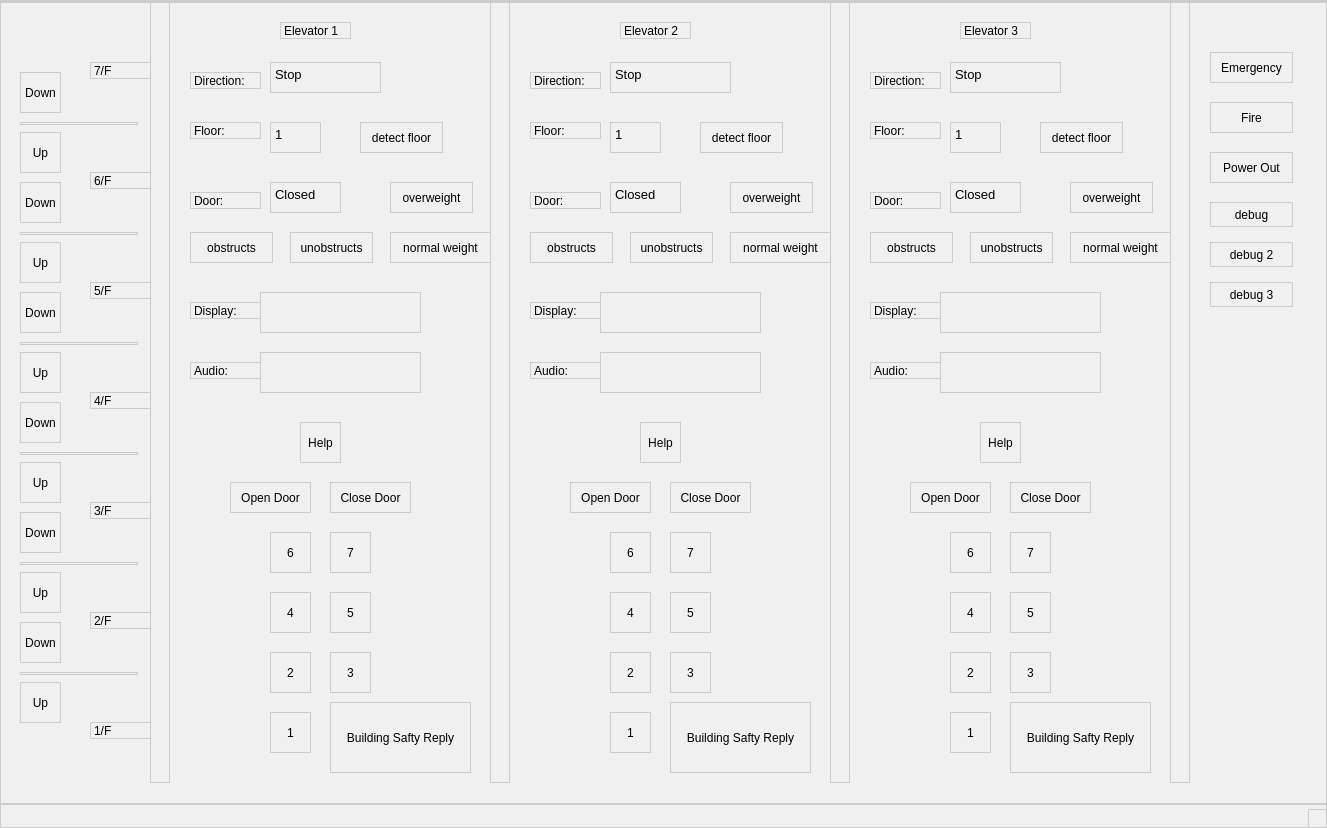
<?xml version="1.0" encoding="UTF-8"?>
<ui version="4.0">
 <class>MainWindow</class>
 <widget class="QMainWindow" name="MainWindow">
  <property name="geometry">
   <rect>
    <x>0</x>
    <y>0</y>
    <width>1327</width>
    <height>828</height>
   </rect>
  </property>
  <property name="cursor">
   <cursorShape>ArrowCursor</cursorShape>
  </property>
  <property name="windowTitle">
   <string>MainWindow</string>
  </property>
  <property name="styleSheet">
   <string notr="true">background-color: #f0f0f0;
color: #000000;
border: 1px solid #cccccc;</string>
  </property>
  <widget class="QWidget" name="centralwidget">
   <widget class="QPushButton" name="floor_up_button_1">
    <property name="geometry">
     <rect>
      <x>20</x>
      <y>680</y>
      <width>41</width>
      <height>41</height>
     </rect>
    </property>
    <property name="text">
     <string>Up</string>
    </property>
   </widget>
   <widget class="QPushButton" name="floor_down_button_2">
    <property name="geometry">
     <rect>
      <x>20</x>
      <y>620</y>
      <width>41</width>
      <height>41</height>
     </rect>
    </property>
    <property name="text">
     <string>Down</string>
    </property>
   </widget>
   <widget class="QPushButton" name="floor_up_button_2">
    <property name="geometry">
     <rect>
      <x>20</x>
      <y>570</y>
      <width>41</width>
      <height>41</height>
     </rect>
    </property>
    <property name="text">
     <string>Up</string>
    </property>
   </widget>
   <widget class="QPushButton" name="floor_down_button_3">
    <property name="geometry">
     <rect>
      <x>20</x>
      <y>510</y>
      <width>41</width>
      <height>41</height>
     </rect>
    </property>
    <property name="text">
     <string>Down</string>
    </property>
   </widget>
   <widget class="QPushButton" name="floor_up_button_3">
    <property name="geometry">
     <rect>
      <x>20</x>
      <y>460</y>
      <width>41</width>
      <height>41</height>
     </rect>
    </property>
    <property name="text">
     <string>Up</string>
    </property>
   </widget>
   <widget class="QPushButton" name="floor_down_button_4">
    <property name="geometry">
     <rect>
      <x>20</x>
      <y>400</y>
      <width>41</width>
      <height>41</height>
     </rect>
    </property>
    <property name="text">
     <string>Down</string>
    </property>
   </widget>
   <widget class="QPushButton" name="floor_up_button_4">
    <property name="geometry">
     <rect>
      <x>20</x>
      <y>350</y>
      <width>41</width>
      <height>41</height>
     </rect>
    </property>
    <property name="text">
     <string>Up</string>
    </property>
   </widget>
   <widget class="QPushButton" name="floor_down_button_5">
    <property name="geometry">
     <rect>
      <x>20</x>
      <y>290</y>
      <width>41</width>
      <height>41</height>
     </rect>
    </property>
    <property name="text">
     <string>Down</string>
    </property>
   </widget>
   <widget class="QPushButton" name="floor_up_button_5">
    <property name="geometry">
     <rect>
      <x>20</x>
      <y>240</y>
      <width>41</width>
      <height>41</height>
     </rect>
    </property>
    <property name="text">
     <string>Up</string>
    </property>
   </widget>
   <widget class="QPushButton" name="floor_down_button_6">
    <property name="geometry">
     <rect>
      <x>20</x>
      <y>180</y>
      <width>41</width>
      <height>41</height>
     </rect>
    </property>
    <property name="text">
     <string>Down</string>
    </property>
   </widget>
   <widget class="QPushButton" name="floor_up_button_6">
    <property name="geometry">
     <rect>
      <x>20</x>
      <y>130</y>
      <width>41</width>
      <height>41</height>
     </rect>
    </property>
    <property name="text">
     <string>Up</string>
    </property>
   </widget>
   <widget class="QPushButton" name="floor_down_button_7">
    <property name="geometry">
     <rect>
      <x>20</x>
      <y>70</y>
      <width>41</width>
      <height>41</height>
     </rect>
    </property>
    <property name="autoFillBackground">
     <bool>false</bool>
    </property>
    <property name="text">
     <string>Down</string>
    </property>
    <property name="flat">
     <bool>false</bool>
    </property>
   </widget>
   <widget class="QLabel" name="floor_1">
    <property name="geometry">
     <rect>
      <x>90</x>
      <y>720</y>
      <width>62</width>
      <height>17</height>
     </rect>
    </property>
    <property name="text">
     <string>1/F</string>
    </property>
   </widget>
   <widget class="QLabel" name="floor_2">
    <property name="geometry">
     <rect>
      <x>90</x>
      <y>610</y>
      <width>62</width>
      <height>17</height>
     </rect>
    </property>
    <property name="text">
     <string>2/F</string>
    </property>
   </widget>
   <widget class="QLabel" name="floor_3">
    <property name="geometry">
     <rect>
      <x>90</x>
      <y>500</y>
      <width>62</width>
      <height>17</height>
     </rect>
    </property>
    <property name="text">
     <string>3/F</string>
    </property>
   </widget>
   <widget class="QLabel" name="floor_4">
    <property name="geometry">
     <rect>
      <x>90</x>
      <y>390</y>
      <width>62</width>
      <height>17</height>
     </rect>
    </property>
    <property name="text">
     <string>4/F</string>
    </property>
   </widget>
   <widget class="QLabel" name="floor_5">
    <property name="geometry">
     <rect>
      <x>90</x>
      <y>280</y>
      <width>62</width>
      <height>17</height>
     </rect>
    </property>
    <property name="text">
     <string>5/F</string>
    </property>
   </widget>
   <widget class="QLabel" name="floor_6">
    <property name="geometry">
     <rect>
      <x>90</x>
      <y>170</y>
      <width>62</width>
      <height>17</height>
     </rect>
    </property>
    <property name="text">
     <string>6/F</string>
    </property>
   </widget>
   <widget class="QLabel" name="floor_7">
    <property name="geometry">
     <rect>
      <x>90</x>
      <y>60</y>
      <width>62</width>
      <height>17</height>
     </rect>
    </property>
    <property name="text">
     <string>7/F</string>
    </property>
   </widget>
   <widget class="Line" name="line">
    <property name="geometry">
     <rect>
      <x>20</x>
      <y>120</y>
      <width>118</width>
      <height>3</height>
     </rect>
    </property>
    <property name="orientation">
     <enum>Qt::Orientation::Horizontal</enum>
    </property>
   </widget>
   <widget class="Line" name="line_2">
    <property name="geometry">
     <rect>
      <x>20</x>
      <y>230</y>
      <width>118</width>
      <height>3</height>
     </rect>
    </property>
    <property name="orientation">
     <enum>Qt::Orientation::Horizontal</enum>
    </property>
   </widget>
   <widget class="Line" name="line_3">
    <property name="geometry">
     <rect>
      <x>20</x>
      <y>340</y>
      <width>118</width>
      <height>3</height>
     </rect>
    </property>
    <property name="orientation">
     <enum>Qt::Orientation::Horizontal</enum>
    </property>
   </widget>
   <widget class="Line" name="line_4">
    <property name="geometry">
     <rect>
      <x>20</x>
      <y>450</y>
      <width>118</width>
      <height>3</height>
     </rect>
    </property>
    <property name="orientation">
     <enum>Qt::Orientation::Horizontal</enum>
    </property>
   </widget>
   <widget class="Line" name="line_5">
    <property name="geometry">
     <rect>
      <x>20</x>
      <y>560</y>
      <width>118</width>
      <height>3</height>
     </rect>
    </property>
    <property name="orientation">
     <enum>Qt::Orientation::Horizontal</enum>
    </property>
   </widget>
   <widget class="Line" name="line_6">
    <property name="geometry">
     <rect>
      <x>20</x>
      <y>670</y>
      <width>118</width>
      <height>3</height>
     </rect>
    </property>
    <property name="orientation">
     <enum>Qt::Orientation::Horizontal</enum>
    </property>
   </widget>
   <widget class="Line" name="line_7">
    <property name="geometry">
     <rect>
      <x>150</x>
      <y>0</y>
      <width>20</width>
      <height>781</height>
     </rect>
    </property>
    <property name="orientation">
     <enum>Qt::Orientation::Vertical</enum>
    </property>
   </widget>
   <widget class="QLabel" name="elevator_1">
    <property name="geometry">
     <rect>
      <x>280</x>
      <y>20</y>
      <width>71</width>
      <height>17</height>
     </rect>
    </property>
    <property name="text">
     <string>Elevator 1</string>
    </property>
   </widget>
   <widget class="QLabel" name="direction_label_1">
    <property name="geometry">
     <rect>
      <x>190</x>
      <y>70</y>
      <width>71</width>
      <height>17</height>
     </rect>
    </property>
    <property name="text">
     <string>Direction:</string>
    </property>
   </widget>
   <widget class="QLabel" name="floor_label_1">
    <property name="geometry">
     <rect>
      <x>190</x>
      <y>120</y>
      <width>71</width>
      <height>17</height>
     </rect>
    </property>
    <property name="text">
     <string>Floor:</string>
    </property>
   </widget>
   <widget class="QTextBrowser" name="direction_display_1">
    <property name="geometry">
     <rect>
      <x>270</x>
      <y>60</y>
      <width>111</width>
      <height>31</height>
     </rect>
    </property>
    <property name="html">
     <string>&lt;!DOCTYPE HTML PUBLIC &quot;-//W3C//DTD HTML 4.0//EN&quot; &quot;http://www.w3.org/TR/REC-html40/strict.dtd&quot;&gt;
&lt;html&gt;&lt;head&gt;&lt;meta name=&quot;qrichtext&quot; content=&quot;1&quot; /&gt;&lt;meta charset=&quot;utf-8&quot; /&gt;&lt;style type=&quot;text/css&quot;&gt;
p, li { white-space: pre-wrap; }
hr { height: 1px; border-width: 0; }
li.unchecked::marker { content: &quot;\2610&quot;; }
li.checked::marker { content: &quot;\2612&quot;; }
&lt;/style&gt;&lt;/head&gt;&lt;body style=&quot; font-family:'Segoe UI'; font-size:9pt; font-weight:400; font-style:normal;&quot;&gt;
&lt;p style=&quot; margin-top:0px; margin-bottom:0px; margin-left:0px; margin-right:0px; -qt-block-indent:0; text-indent:0px;&quot;&gt;&lt;span style=&quot; font-family:'Sans'; font-size:10pt;&quot;&gt;Stop&lt;/span&gt;&lt;/p&gt;&lt;/body&gt;&lt;/html&gt;</string>
    </property>
   </widget>
   <widget class="QTextBrowser" name="floor_display_1">
    <property name="geometry">
     <rect>
      <x>270</x>
      <y>120</y>
      <width>51</width>
      <height>31</height>
     </rect>
    </property>
    <property name="html">
     <string>&lt;!DOCTYPE HTML PUBLIC &quot;-//W3C//DTD HTML 4.0//EN&quot; &quot;http://www.w3.org/TR/REC-html40/strict.dtd&quot;&gt;
&lt;html&gt;&lt;head&gt;&lt;meta name=&quot;qrichtext&quot; content=&quot;1&quot; /&gt;&lt;meta charset=&quot;utf-8&quot; /&gt;&lt;style type=&quot;text/css&quot;&gt;
p, li { white-space: pre-wrap; }
hr { height: 1px; border-width: 0; }
li.unchecked::marker { content: &quot;\2610&quot;; }
li.checked::marker { content: &quot;\2612&quot;; }
&lt;/style&gt;&lt;/head&gt;&lt;body style=&quot; font-family:'Segoe UI'; font-size:9pt; font-weight:400; font-style:normal;&quot;&gt;
&lt;p style=&quot; margin-top:0px; margin-bottom:0px; margin-left:0px; margin-right:0px; -qt-block-indent:0; text-indent:0px;&quot;&gt;&lt;span style=&quot; font-family:'Sans'; font-size:10pt;&quot;&gt;1&lt;/span&gt;&lt;/p&gt;&lt;/body&gt;&lt;/html&gt;</string>
    </property>
   </widget>
   <widget class="QLabel" name="door_label_1">
    <property name="geometry">
     <rect>
      <x>190</x>
      <y>190</y>
      <width>71</width>
      <height>17</height>
     </rect>
    </property>
    <property name="text">
     <string>Door:</string>
    </property>
   </widget>
   <widget class="QTextBrowser" name="door_display_1">
    <property name="geometry">
     <rect>
      <x>270</x>
      <y>180</y>
      <width>71</width>
      <height>31</height>
     </rect>
    </property>
    <property name="html">
     <string>&lt;!DOCTYPE HTML PUBLIC &quot;-//W3C//DTD HTML 4.0//EN&quot; &quot;http://www.w3.org/TR/REC-html40/strict.dtd&quot;&gt;
&lt;html&gt;&lt;head&gt;&lt;meta name=&quot;qrichtext&quot; content=&quot;1&quot; /&gt;&lt;meta charset=&quot;utf-8&quot; /&gt;&lt;style type=&quot;text/css&quot;&gt;
p, li { white-space: pre-wrap; }
hr { height: 1px; border-width: 0; }
li.unchecked::marker { content: &quot;\2610&quot;; }
li.checked::marker { content: &quot;\2612&quot;; }
&lt;/style&gt;&lt;/head&gt;&lt;body style=&quot; font-family:'Segoe UI'; font-size:9pt; font-weight:400; font-style:normal;&quot;&gt;
&lt;p style=&quot; margin-top:0px; margin-bottom:0px; margin-left:0px; margin-right:0px; -qt-block-indent:0; text-indent:0px;&quot;&gt;&lt;span style=&quot; font-family:'Sans'; font-size:10pt;&quot;&gt;Closed&lt;/span&gt;&lt;/p&gt;&lt;/body&gt;&lt;/html&gt;</string>
    </property>
   </widget>
   <widget class="QPushButton" name="detect_floor_1">
    <property name="geometry">
     <rect>
      <x>360</x>
      <y>120</y>
      <width>83</width>
      <height>31</height>
     </rect>
    </property>
    <property name="text">
     <string>detect floor</string>
    </property>
   </widget>
   <widget class="QPushButton" name="door_obstruct_1">
    <property name="geometry">
     <rect>
      <x>190</x>
      <y>230</y>
      <width>83</width>
      <height>31</height>
     </rect>
    </property>
    <property name="text">
     <string>obstructs</string>
    </property>
   </widget>
   <widget class="QPushButton" name="door_unobstruct_1">
    <property name="geometry">
     <rect>
      <x>290</x>
      <y>230</y>
      <width>83</width>
      <height>31</height>
     </rect>
    </property>
    <property name="text">
     <string>unobstructs</string>
    </property>
   </widget>
   <widget class="QPushButton" name="overweight_1">
    <property name="geometry">
     <rect>
      <x>390</x>
      <y>180</y>
      <width>83</width>
      <height>31</height>
     </rect>
    </property>
    <property name="text">
     <string>overweight</string>
    </property>
   </widget>
   <widget class="QLabel" name="display_label_1">
    <property name="geometry">
     <rect>
      <x>190</x>
      <y>300</y>
      <width>71</width>
      <height>17</height>
     </rect>
    </property>
    <property name="text">
     <string>Display:</string>
    </property>
   </widget>
   <widget class="QTextBrowser" name="display_box_1">
    <property name="geometry">
     <rect>
      <x>260</x>
      <y>290</y>
      <width>161</width>
      <height>41</height>
     </rect>
    </property>
    <property name="html">
     <string>&lt;!DOCTYPE HTML PUBLIC &quot;-//W3C//DTD HTML 4.0//EN&quot; &quot;http://www.w3.org/TR/REC-html40/strict.dtd&quot;&gt;
&lt;html&gt;&lt;head&gt;&lt;meta name=&quot;qrichtext&quot; content=&quot;1&quot; /&gt;&lt;meta charset=&quot;utf-8&quot; /&gt;&lt;style type=&quot;text/css&quot;&gt;
p, li { white-space: pre-wrap; }
hr { height: 1px; border-width: 0; }
li.unchecked::marker { content: &quot;\2610&quot;; }
li.checked::marker { content: &quot;\2612&quot;; }
&lt;/style&gt;&lt;/head&gt;&lt;body style=&quot; font-family:'Segoe UI'; font-size:9pt; font-weight:400; font-style:normal;&quot;&gt;
&lt;p style=&quot;-qt-paragraph-type:empty; margin-top:0px; margin-bottom:0px; margin-left:0px; margin-right:0px; -qt-block-indent:0; text-indent:0px; font-family:'Sans'; font-size:10pt;&quot;&gt;&lt;br /&gt;&lt;/p&gt;&lt;/body&gt;&lt;/html&gt;</string>
    </property>
   </widget>
   <widget class="QLabel" name="audio_label_1">
    <property name="geometry">
     <rect>
      <x>190</x>
      <y>360</y>
      <width>71</width>
      <height>17</height>
     </rect>
    </property>
    <property name="text">
     <string>Audio:</string>
    </property>
   </widget>
   <widget class="QTextBrowser" name="audio_box_1">
    <property name="geometry">
     <rect>
      <x>260</x>
      <y>350</y>
      <width>161</width>
      <height>41</height>
     </rect>
    </property>
    <property name="html">
     <string>&lt;!DOCTYPE HTML PUBLIC &quot;-//W3C//DTD HTML 4.0//EN&quot; &quot;http://www.w3.org/TR/REC-html40/strict.dtd&quot;&gt;
&lt;html&gt;&lt;head&gt;&lt;meta name=&quot;qrichtext&quot; content=&quot;1&quot; /&gt;&lt;meta charset=&quot;utf-8&quot; /&gt;&lt;style type=&quot;text/css&quot;&gt;
p, li { white-space: pre-wrap; }
hr { height: 1px; border-width: 0; }
li.unchecked::marker { content: &quot;\2610&quot;; }
li.checked::marker { content: &quot;\2612&quot;; }
&lt;/style&gt;&lt;/head&gt;&lt;body style=&quot; font-family:'Segoe UI'; font-size:9pt; font-weight:400; font-style:normal;&quot;&gt;
&lt;p style=&quot;-qt-paragraph-type:empty; margin-top:0px; margin-bottom:0px; margin-left:0px; margin-right:0px; -qt-block-indent:0; text-indent:0px; font-family:'Sans'; font-size:10pt;&quot;&gt;&lt;br /&gt;&lt;/p&gt;&lt;/body&gt;&lt;/html&gt;</string>
    </property>
   </widget>
   <widget class="QPushButton" name="help_button_1">
    <property name="geometry">
     <rect>
      <x>300</x>
      <y>420</y>
      <width>41</width>
      <height>41</height>
     </rect>
    </property>
    <property name="text">
     <string>Help</string>
    </property>
   </widget>
   <widget class="QPushButton" name="open_door_button_1">
    <property name="geometry">
     <rect>
      <x>230</x>
      <y>480</y>
      <width>81</width>
      <height>31</height>
     </rect>
    </property>
    <property name="text">
     <string>Open Door</string>
    </property>
   </widget>
   <widget class="QPushButton" name="close_door_button_1">
    <property name="geometry">
     <rect>
      <x>330</x>
      <y>480</y>
      <width>81</width>
      <height>31</height>
     </rect>
    </property>
    <property name="text">
     <string>Close Door</string>
    </property>
   </widget>
   <widget class="QPushButton" name="elevator_1_floor_1">
    <property name="geometry">
     <rect>
      <x>270</x>
      <y>710</y>
      <width>41</width>
      <height>41</height>
     </rect>
    </property>
    <property name="text">
     <string>1</string>
    </property>
   </widget>
   <widget class="QPushButton" name="elevator_1_floor_2">
    <property name="geometry">
     <rect>
      <x>270</x>
      <y>650</y>
      <width>41</width>
      <height>41</height>
     </rect>
    </property>
    <property name="text">
     <string>2</string>
    </property>
   </widget>
   <widget class="QPushButton" name="elevator_1_floor_3">
    <property name="geometry">
     <rect>
      <x>330</x>
      <y>650</y>
      <width>41</width>
      <height>41</height>
     </rect>
    </property>
    <property name="text">
     <string>3</string>
    </property>
   </widget>
   <widget class="QPushButton" name="elevator_1_floor_4">
    <property name="geometry">
     <rect>
      <x>270</x>
      <y>590</y>
      <width>41</width>
      <height>41</height>
     </rect>
    </property>
    <property name="text">
     <string>4</string>
    </property>
   </widget>
   <widget class="QPushButton" name="elevator_1_floor_5">
    <property name="geometry">
     <rect>
      <x>330</x>
      <y>590</y>
      <width>41</width>
      <height>41</height>
     </rect>
    </property>
    <property name="text">
     <string>5</string>
    </property>
   </widget>
   <widget class="QPushButton" name="elevator_1_floor_6">
    <property name="geometry">
     <rect>
      <x>270</x>
      <y>530</y>
      <width>41</width>
      <height>41</height>
     </rect>
    </property>
    <property name="text">
     <string>6</string>
    </property>
   </widget>
   <widget class="QPushButton" name="elevator_1_floor_7">
    <property name="geometry">
     <rect>
      <x>330</x>
      <y>530</y>
      <width>41</width>
      <height>41</height>
     </rect>
    </property>
    <property name="text">
     <string>7</string>
    </property>
   </widget>
   <widget class="QPushButton" name="detect_floor_2">
    <property name="geometry">
     <rect>
      <x>700</x>
      <y>120</y>
      <width>83</width>
      <height>31</height>
     </rect>
    </property>
    <property name="text">
     <string>detect floor</string>
    </property>
   </widget>
   <widget class="QPushButton" name="help_button_2">
    <property name="geometry">
     <rect>
      <x>640</x>
      <y>420</y>
      <width>41</width>
      <height>41</height>
     </rect>
    </property>
    <property name="text">
     <string>Help</string>
    </property>
   </widget>
   <widget class="QPushButton" name="door_unobstruct_2">
    <property name="geometry">
     <rect>
      <x>630</x>
      <y>230</y>
      <width>83</width>
      <height>31</height>
     </rect>
    </property>
    <property name="text">
     <string>unobstructs</string>
    </property>
   </widget>
   <widget class="QPushButton" name="close_door_button_2">
    <property name="geometry">
     <rect>
      <x>670</x>
      <y>480</y>
      <width>81</width>
      <height>31</height>
     </rect>
    </property>
    <property name="text">
     <string>Close Door</string>
    </property>
   </widget>
   <widget class="QLabel" name="door_label_2">
    <property name="geometry">
     <rect>
      <x>530</x>
      <y>190</y>
      <width>71</width>
      <height>17</height>
     </rect>
    </property>
    <property name="text">
     <string>Door:</string>
    </property>
   </widget>
   <widget class="QPushButton" name="door_obstruct_2">
    <property name="geometry">
     <rect>
      <x>530</x>
      <y>230</y>
      <width>83</width>
      <height>31</height>
     </rect>
    </property>
    <property name="text">
     <string>obstructs</string>
    </property>
   </widget>
   <widget class="QTextBrowser" name="direction_display_2">
    <property name="geometry">
     <rect>
      <x>610</x>
      <y>60</y>
      <width>121</width>
      <height>31</height>
     </rect>
    </property>
    <property name="html">
     <string>&lt;!DOCTYPE HTML PUBLIC &quot;-//W3C//DTD HTML 4.0//EN&quot; &quot;http://www.w3.org/TR/REC-html40/strict.dtd&quot;&gt;
&lt;html&gt;&lt;head&gt;&lt;meta name=&quot;qrichtext&quot; content=&quot;1&quot; /&gt;&lt;meta charset=&quot;utf-8&quot; /&gt;&lt;style type=&quot;text/css&quot;&gt;
p, li { white-space: pre-wrap; }
hr { height: 1px; border-width: 0; }
li.unchecked::marker { content: &quot;\2610&quot;; }
li.checked::marker { content: &quot;\2612&quot;; }
&lt;/style&gt;&lt;/head&gt;&lt;body style=&quot; font-family:'Segoe UI'; font-size:9pt; font-weight:400; font-style:normal;&quot;&gt;
&lt;p style=&quot; margin-top:0px; margin-bottom:0px; margin-left:0px; margin-right:0px; -qt-block-indent:0; text-indent:0px;&quot;&gt;&lt;span style=&quot; font-family:'Sans'; font-size:10pt;&quot;&gt;Stop&lt;/span&gt;&lt;/p&gt;&lt;/body&gt;&lt;/html&gt;</string>
    </property>
   </widget>
   <widget class="QLabel" name="direction_label_2">
    <property name="geometry">
     <rect>
      <x>530</x>
      <y>70</y>
      <width>71</width>
      <height>17</height>
     </rect>
    </property>
    <property name="text">
     <string>Direction:</string>
    </property>
   </widget>
   <widget class="QTextBrowser" name="audio_box_2">
    <property name="geometry">
     <rect>
      <x>600</x>
      <y>350</y>
      <width>161</width>
      <height>41</height>
     </rect>
    </property>
    <property name="html">
     <string>&lt;!DOCTYPE HTML PUBLIC &quot;-//W3C//DTD HTML 4.0//EN&quot; &quot;http://www.w3.org/TR/REC-html40/strict.dtd&quot;&gt;
&lt;html&gt;&lt;head&gt;&lt;meta name=&quot;qrichtext&quot; content=&quot;1&quot; /&gt;&lt;meta charset=&quot;utf-8&quot; /&gt;&lt;style type=&quot;text/css&quot;&gt;
p, li { white-space: pre-wrap; }
hr { height: 1px; border-width: 0; }
li.unchecked::marker { content: &quot;\2610&quot;; }
li.checked::marker { content: &quot;\2612&quot;; }
&lt;/style&gt;&lt;/head&gt;&lt;body style=&quot; font-family:'Segoe UI'; font-size:9pt; font-weight:400; font-style:normal;&quot;&gt;
&lt;p style=&quot;-qt-paragraph-type:empty; margin-top:0px; margin-bottom:0px; margin-left:0px; margin-right:0px; -qt-block-indent:0; text-indent:0px; font-family:'Sans'; font-size:10pt;&quot;&gt;&lt;br /&gt;&lt;/p&gt;&lt;/body&gt;&lt;/html&gt;</string>
    </property>
   </widget>
   <widget class="QTextBrowser" name="door_display_2">
    <property name="geometry">
     <rect>
      <x>610</x>
      <y>180</y>
      <width>71</width>
      <height>31</height>
     </rect>
    </property>
    <property name="html">
     <string>&lt;!DOCTYPE HTML PUBLIC &quot;-//W3C//DTD HTML 4.0//EN&quot; &quot;http://www.w3.org/TR/REC-html40/strict.dtd&quot;&gt;
&lt;html&gt;&lt;head&gt;&lt;meta name=&quot;qrichtext&quot; content=&quot;1&quot; /&gt;&lt;meta charset=&quot;utf-8&quot; /&gt;&lt;style type=&quot;text/css&quot;&gt;
p, li { white-space: pre-wrap; }
hr { height: 1px; border-width: 0; }
li.unchecked::marker { content: &quot;\2610&quot;; }
li.checked::marker { content: &quot;\2612&quot;; }
&lt;/style&gt;&lt;/head&gt;&lt;body style=&quot; font-family:'Segoe UI'; font-size:9pt; font-weight:400; font-style:normal;&quot;&gt;
&lt;p style=&quot; margin-top:0px; margin-bottom:0px; margin-left:0px; margin-right:0px; -qt-block-indent:0; text-indent:0px;&quot;&gt;&lt;span style=&quot; font-family:'Sans'; font-size:10pt;&quot;&gt;Closed&lt;/span&gt;&lt;/p&gt;&lt;/body&gt;&lt;/html&gt;</string>
    </property>
   </widget>
   <widget class="QPushButton" name="open_door_button_2">
    <property name="geometry">
     <rect>
      <x>570</x>
      <y>480</y>
      <width>81</width>
      <height>31</height>
     </rect>
    </property>
    <property name="text">
     <string>Open Door</string>
    </property>
   </widget>
   <widget class="QLabel" name="audio_label_2">
    <property name="geometry">
     <rect>
      <x>530</x>
      <y>360</y>
      <width>71</width>
      <height>17</height>
     </rect>
    </property>
    <property name="text">
     <string>Audio:</string>
    </property>
   </widget>
   <widget class="QTextBrowser" name="floor_display_2">
    <property name="geometry">
     <rect>
      <x>610</x>
      <y>120</y>
      <width>51</width>
      <height>31</height>
     </rect>
    </property>
    <property name="html">
     <string>&lt;!DOCTYPE HTML PUBLIC &quot;-//W3C//DTD HTML 4.0//EN&quot; &quot;http://www.w3.org/TR/REC-html40/strict.dtd&quot;&gt;
&lt;html&gt;&lt;head&gt;&lt;meta name=&quot;qrichtext&quot; content=&quot;1&quot; /&gt;&lt;meta charset=&quot;utf-8&quot; /&gt;&lt;style type=&quot;text/css&quot;&gt;
p, li { white-space: pre-wrap; }
hr { height: 1px; border-width: 0; }
li.unchecked::marker { content: &quot;\2610&quot;; }
li.checked::marker { content: &quot;\2612&quot;; }
&lt;/style&gt;&lt;/head&gt;&lt;body style=&quot; font-family:'Segoe UI'; font-size:9pt; font-weight:400; font-style:normal;&quot;&gt;
&lt;p style=&quot; margin-top:0px; margin-bottom:0px; margin-left:0px; margin-right:0px; -qt-block-indent:0; text-indent:0px;&quot;&gt;&lt;span style=&quot; font-family:'Sans'; font-size:10pt;&quot;&gt;1&lt;/span&gt;&lt;/p&gt;&lt;/body&gt;&lt;/html&gt;</string>
    </property>
   </widget>
   <widget class="QLabel" name="elevator_2">
    <property name="geometry">
     <rect>
      <x>620</x>
      <y>20</y>
      <width>71</width>
      <height>17</height>
     </rect>
    </property>
    <property name="text">
     <string>Elevator 2</string>
    </property>
   </widget>
   <widget class="QPushButton" name="overweight_2">
    <property name="geometry">
     <rect>
      <x>730</x>
      <y>180</y>
      <width>83</width>
      <height>31</height>
     </rect>
    </property>
    <property name="text">
     <string>overweight</string>
    </property>
   </widget>
   <widget class="Line" name="line_8">
    <property name="geometry">
     <rect>
      <x>490</x>
      <y>0</y>
      <width>20</width>
      <height>781</height>
     </rect>
    </property>
    <property name="orientation">
     <enum>Qt::Orientation::Vertical</enum>
    </property>
   </widget>
   <widget class="QLabel" name="display_label_2">
    <property name="geometry">
     <rect>
      <x>530</x>
      <y>300</y>
      <width>71</width>
      <height>17</height>
     </rect>
    </property>
    <property name="text">
     <string>Display:</string>
    </property>
   </widget>
   <widget class="QTextBrowser" name="display_box_2">
    <property name="geometry">
     <rect>
      <x>600</x>
      <y>290</y>
      <width>161</width>
      <height>41</height>
     </rect>
    </property>
    <property name="html">
     <string>&lt;!DOCTYPE HTML PUBLIC &quot;-//W3C//DTD HTML 4.0//EN&quot; &quot;http://www.w3.org/TR/REC-html40/strict.dtd&quot;&gt;
&lt;html&gt;&lt;head&gt;&lt;meta name=&quot;qrichtext&quot; content=&quot;1&quot; /&gt;&lt;meta charset=&quot;utf-8&quot; /&gt;&lt;style type=&quot;text/css&quot;&gt;
p, li { white-space: pre-wrap; }
hr { height: 1px; border-width: 0; }
li.unchecked::marker { content: &quot;\2610&quot;; }
li.checked::marker { content: &quot;\2612&quot;; }
&lt;/style&gt;&lt;/head&gt;&lt;body style=&quot; font-family:'Segoe UI'; font-size:9pt; font-weight:400; font-style:normal;&quot;&gt;
&lt;p style=&quot;-qt-paragraph-type:empty; margin-top:0px; margin-bottom:0px; margin-left:0px; margin-right:0px; -qt-block-indent:0; text-indent:0px; font-family:'Sans'; font-size:10pt;&quot;&gt;&lt;br /&gt;&lt;/p&gt;&lt;/body&gt;&lt;/html&gt;</string>
    </property>
   </widget>
   <widget class="QLabel" name="floor_label_2">
    <property name="geometry">
     <rect>
      <x>530</x>
      <y>120</y>
      <width>71</width>
      <height>17</height>
     </rect>
    </property>
    <property name="text">
     <string>Floor:</string>
    </property>
   </widget>
   <widget class="QPushButton" name="elevator_2_floor_1">
    <property name="geometry">
     <rect>
      <x>610</x>
      <y>710</y>
      <width>41</width>
      <height>41</height>
     </rect>
    </property>
    <property name="text">
     <string>1</string>
    </property>
   </widget>
   <widget class="QPushButton" name="elevator_2_floor_2">
    <property name="geometry">
     <rect>
      <x>610</x>
      <y>650</y>
      <width>41</width>
      <height>41</height>
     </rect>
    </property>
    <property name="text">
     <string>2</string>
    </property>
   </widget>
   <widget class="QPushButton" name="elevator_2_floor_3">
    <property name="geometry">
     <rect>
      <x>670</x>
      <y>650</y>
      <width>41</width>
      <height>41</height>
     </rect>
    </property>
    <property name="text">
     <string>3</string>
    </property>
   </widget>
   <widget class="QPushButton" name="elevator_2_floor_4">
    <property name="geometry">
     <rect>
      <x>610</x>
      <y>590</y>
      <width>41</width>
      <height>41</height>
     </rect>
    </property>
    <property name="text">
     <string>4</string>
    </property>
   </widget>
   <widget class="QPushButton" name="elevator_2_floor_5">
    <property name="geometry">
     <rect>
      <x>670</x>
      <y>590</y>
      <width>41</width>
      <height>41</height>
     </rect>
    </property>
    <property name="text">
     <string>5</string>
    </property>
   </widget>
   <widget class="QPushButton" name="elevator_2_floor_6">
    <property name="geometry">
     <rect>
      <x>610</x>
      <y>530</y>
      <width>41</width>
      <height>41</height>
     </rect>
    </property>
    <property name="text">
     <string>6</string>
    </property>
   </widget>
   <widget class="QPushButton" name="elevator_2_floor_7">
    <property name="geometry">
     <rect>
      <x>670</x>
      <y>530</y>
      <width>41</width>
      <height>41</height>
     </rect>
    </property>
    <property name="text">
     <string>7</string>
    </property>
   </widget>
   <widget class="QPushButton" name="detect_floor_3">
    <property name="geometry">
     <rect>
      <x>1040</x>
      <y>120</y>
      <width>83</width>
      <height>31</height>
     </rect>
    </property>
    <property name="text">
     <string>detect floor</string>
    </property>
   </widget>
   <widget class="QTextBrowser" name="door_display_3">
    <property name="geometry">
     <rect>
      <x>950</x>
      <y>180</y>
      <width>71</width>
      <height>31</height>
     </rect>
    </property>
    <property name="html">
     <string>&lt;!DOCTYPE HTML PUBLIC &quot;-//W3C//DTD HTML 4.0//EN&quot; &quot;http://www.w3.org/TR/REC-html40/strict.dtd&quot;&gt;
&lt;html&gt;&lt;head&gt;&lt;meta name=&quot;qrichtext&quot; content=&quot;1&quot; /&gt;&lt;meta charset=&quot;utf-8&quot; /&gt;&lt;style type=&quot;text/css&quot;&gt;
p, li { white-space: pre-wrap; }
hr { height: 1px; border-width: 0; }
li.unchecked::marker { content: &quot;\2610&quot;; }
li.checked::marker { content: &quot;\2612&quot;; }
&lt;/style&gt;&lt;/head&gt;&lt;body style=&quot; font-family:'Segoe UI'; font-size:9pt; font-weight:400; font-style:normal;&quot;&gt;
&lt;p style=&quot; margin-top:0px; margin-bottom:0px; margin-left:0px; margin-right:0px; -qt-block-indent:0; text-indent:0px;&quot;&gt;&lt;span style=&quot; font-family:'Sans'; font-size:10pt;&quot;&gt;Closed&lt;/span&gt;&lt;/p&gt;&lt;/body&gt;&lt;/html&gt;</string>
    </property>
   </widget>
   <widget class="QPushButton" name="elevator_3_floor_1">
    <property name="geometry">
     <rect>
      <x>950</x>
      <y>710</y>
      <width>41</width>
      <height>41</height>
     </rect>
    </property>
    <property name="text">
     <string>1</string>
    </property>
   </widget>
   <widget class="QPushButton" name="door_unobstruct_3">
    <property name="geometry">
     <rect>
      <x>970</x>
      <y>230</y>
      <width>83</width>
      <height>31</height>
     </rect>
    </property>
    <property name="text">
     <string>unobstructs</string>
    </property>
   </widget>
   <widget class="QLabel" name="audio_label_3">
    <property name="geometry">
     <rect>
      <x>870</x>
      <y>360</y>
      <width>71</width>
      <height>17</height>
     </rect>
    </property>
    <property name="text">
     <string>Audio:</string>
    </property>
   </widget>
   <widget class="QTextBrowser" name="floor_display_3">
    <property name="geometry">
     <rect>
      <x>950</x>
      <y>120</y>
      <width>51</width>
      <height>31</height>
     </rect>
    </property>
    <property name="html">
     <string>&lt;!DOCTYPE HTML PUBLIC &quot;-//W3C//DTD HTML 4.0//EN&quot; &quot;http://www.w3.org/TR/REC-html40/strict.dtd&quot;&gt;
&lt;html&gt;&lt;head&gt;&lt;meta name=&quot;qrichtext&quot; content=&quot;1&quot; /&gt;&lt;meta charset=&quot;utf-8&quot; /&gt;&lt;style type=&quot;text/css&quot;&gt;
p, li { white-space: pre-wrap; }
hr { height: 1px; border-width: 0; }
li.unchecked::marker { content: &quot;\2610&quot;; }
li.checked::marker { content: &quot;\2612&quot;; }
&lt;/style&gt;&lt;/head&gt;&lt;body style=&quot; font-family:'Segoe UI'; font-size:9pt; font-weight:400; font-style:normal;&quot;&gt;
&lt;p style=&quot; margin-top:0px; margin-bottom:0px; margin-left:0px; margin-right:0px; -qt-block-indent:0; text-indent:0px;&quot;&gt;&lt;span style=&quot; font-family:'Sans'; font-size:10pt;&quot;&gt;1&lt;/span&gt;&lt;/p&gt;&lt;/body&gt;&lt;/html&gt;</string>
    </property>
   </widget>
   <widget class="QTextBrowser" name="display_box_3">
    <property name="geometry">
     <rect>
      <x>940</x>
      <y>290</y>
      <width>161</width>
      <height>41</height>
     </rect>
    </property>
    <property name="html">
     <string>&lt;!DOCTYPE HTML PUBLIC &quot;-//W3C//DTD HTML 4.0//EN&quot; &quot;http://www.w3.org/TR/REC-html40/strict.dtd&quot;&gt;
&lt;html&gt;&lt;head&gt;&lt;meta name=&quot;qrichtext&quot; content=&quot;1&quot; /&gt;&lt;meta charset=&quot;utf-8&quot; /&gt;&lt;style type=&quot;text/css&quot;&gt;
p, li { white-space: pre-wrap; }
hr { height: 1px; border-width: 0; }
li.unchecked::marker { content: &quot;\2610&quot;; }
li.checked::marker { content: &quot;\2612&quot;; }
&lt;/style&gt;&lt;/head&gt;&lt;body style=&quot; font-family:'Segoe UI'; font-size:9pt; font-weight:400; font-style:normal;&quot;&gt;
&lt;p style=&quot;-qt-paragraph-type:empty; margin-top:0px; margin-bottom:0px; margin-left:0px; margin-right:0px; -qt-block-indent:0; text-indent:0px; font-family:'Sans'; font-size:10pt;&quot;&gt;&lt;br /&gt;&lt;/p&gt;&lt;/body&gt;&lt;/html&gt;</string>
    </property>
   </widget>
   <widget class="QLabel" name="door_label_3">
    <property name="geometry">
     <rect>
      <x>870</x>
      <y>190</y>
      <width>71</width>
      <height>17</height>
     </rect>
    </property>
    <property name="text">
     <string>Door:</string>
    </property>
   </widget>
   <widget class="QPushButton" name="open_door_button_3">
    <property name="geometry">
     <rect>
      <x>910</x>
      <y>480</y>
      <width>81</width>
      <height>31</height>
     </rect>
    </property>
    <property name="text">
     <string>Open Door</string>
    </property>
   </widget>
   <widget class="Line" name="line_9">
    <property name="geometry">
     <rect>
      <x>830</x>
      <y>0</y>
      <width>20</width>
      <height>781</height>
     </rect>
    </property>
    <property name="orientation">
     <enum>Qt::Orientation::Vertical</enum>
    </property>
   </widget>
   <widget class="QPushButton" name="close_door_button_3">
    <property name="geometry">
     <rect>
      <x>1010</x>
      <y>480</y>
      <width>81</width>
      <height>31</height>
     </rect>
    </property>
    <property name="text">
     <string>Close Door</string>
    </property>
   </widget>
   <widget class="QLabel" name="display_label_3">
    <property name="geometry">
     <rect>
      <x>870</x>
      <y>300</y>
      <width>71</width>
      <height>17</height>
     </rect>
    </property>
    <property name="text">
     <string>Display:</string>
    </property>
   </widget>
   <widget class="QLabel" name="elevator_3">
    <property name="geometry">
     <rect>
      <x>960</x>
      <y>20</y>
      <width>71</width>
      <height>17</height>
     </rect>
    </property>
    <property name="text">
     <string>Elevator 3</string>
    </property>
   </widget>
   <widget class="QPushButton" name="door_obstruct_3">
    <property name="geometry">
     <rect>
      <x>870</x>
      <y>230</y>
      <width>83</width>
      <height>31</height>
     </rect>
    </property>
    <property name="text">
     <string>obstructs</string>
    </property>
   </widget>
   <widget class="QPushButton" name="overweight_3">
    <property name="geometry">
     <rect>
      <x>1070</x>
      <y>180</y>
      <width>83</width>
      <height>31</height>
     </rect>
    </property>
    <property name="text">
     <string>overweight</string>
    </property>
   </widget>
   <widget class="QTextBrowser" name="direction_display_3">
    <property name="geometry">
     <rect>
      <x>950</x>
      <y>60</y>
      <width>111</width>
      <height>31</height>
     </rect>
    </property>
    <property name="html">
     <string>&lt;!DOCTYPE HTML PUBLIC &quot;-//W3C//DTD HTML 4.0//EN&quot; &quot;http://www.w3.org/TR/REC-html40/strict.dtd&quot;&gt;
&lt;html&gt;&lt;head&gt;&lt;meta name=&quot;qrichtext&quot; content=&quot;1&quot; /&gt;&lt;meta charset=&quot;utf-8&quot; /&gt;&lt;style type=&quot;text/css&quot;&gt;
p, li { white-space: pre-wrap; }
hr { height: 1px; border-width: 0; }
li.unchecked::marker { content: &quot;\2610&quot;; }
li.checked::marker { content: &quot;\2612&quot;; }
&lt;/style&gt;&lt;/head&gt;&lt;body style=&quot; font-family:'Segoe UI'; font-size:9pt; font-weight:400; font-style:normal;&quot;&gt;
&lt;p style=&quot; margin-top:0px; margin-bottom:0px; margin-left:0px; margin-right:0px; -qt-block-indent:0; text-indent:0px;&quot;&gt;&lt;span style=&quot; font-family:'Sans'; font-size:10pt;&quot;&gt;Stop&lt;/span&gt;&lt;/p&gt;&lt;/body&gt;&lt;/html&gt;</string>
    </property>
   </widget>
   <widget class="QLabel" name="floor_label_3">
    <property name="geometry">
     <rect>
      <x>870</x>
      <y>120</y>
      <width>71</width>
      <height>17</height>
     </rect>
    </property>
    <property name="text">
     <string>Floor:</string>
    </property>
   </widget>
   <widget class="QLabel" name="direction_label_3">
    <property name="geometry">
     <rect>
      <x>870</x>
      <y>70</y>
      <width>71</width>
      <height>17</height>
     </rect>
    </property>
    <property name="text">
     <string>Direction:</string>
    </property>
   </widget>
   <widget class="QTextBrowser" name="audio_box_3">
    <property name="geometry">
     <rect>
      <x>940</x>
      <y>350</y>
      <width>161</width>
      <height>41</height>
     </rect>
    </property>
    <property name="html">
     <string>&lt;!DOCTYPE HTML PUBLIC &quot;-//W3C//DTD HTML 4.0//EN&quot; &quot;http://www.w3.org/TR/REC-html40/strict.dtd&quot;&gt;
&lt;html&gt;&lt;head&gt;&lt;meta name=&quot;qrichtext&quot; content=&quot;1&quot; /&gt;&lt;meta charset=&quot;utf-8&quot; /&gt;&lt;style type=&quot;text/css&quot;&gt;
p, li { white-space: pre-wrap; }
hr { height: 1px; border-width: 0; }
li.unchecked::marker { content: &quot;\2610&quot;; }
li.checked::marker { content: &quot;\2612&quot;; }
&lt;/style&gt;&lt;/head&gt;&lt;body style=&quot; font-family:'Segoe UI'; font-size:9pt; font-weight:400; font-style:normal;&quot;&gt;
&lt;p style=&quot;-qt-paragraph-type:empty; margin-top:0px; margin-bottom:0px; margin-left:0px; margin-right:0px; -qt-block-indent:0; text-indent:0px; font-family:'Sans'; font-size:10pt;&quot;&gt;&lt;br /&gt;&lt;/p&gt;&lt;/body&gt;&lt;/html&gt;</string>
    </property>
   </widget>
   <widget class="QPushButton" name="help_button_3">
    <property name="geometry">
     <rect>
      <x>980</x>
      <y>420</y>
      <width>41</width>
      <height>41</height>
     </rect>
    </property>
    <property name="text">
     <string>Help</string>
    </property>
   </widget>
   <widget class="QPushButton" name="elevator_3_floor_2">
    <property name="geometry">
     <rect>
      <x>950</x>
      <y>650</y>
      <width>41</width>
      <height>41</height>
     </rect>
    </property>
    <property name="text">
     <string>2</string>
    </property>
   </widget>
   <widget class="QPushButton" name="elevator_3_floor_3">
    <property name="geometry">
     <rect>
      <x>1010</x>
      <y>650</y>
      <width>41</width>
      <height>41</height>
     </rect>
    </property>
    <property name="text">
     <string>3</string>
    </property>
   </widget>
   <widget class="QPushButton" name="elevator_3_floor_4">
    <property name="geometry">
     <rect>
      <x>950</x>
      <y>590</y>
      <width>41</width>
      <height>41</height>
     </rect>
    </property>
    <property name="text">
     <string>4</string>
    </property>
   </widget>
   <widget class="QPushButton" name="elevator_3_floor_5">
    <property name="geometry">
     <rect>
      <x>1010</x>
      <y>590</y>
      <width>41</width>
      <height>41</height>
     </rect>
    </property>
    <property name="text">
     <string>5</string>
    </property>
   </widget>
   <widget class="QPushButton" name="elevator_3_floor_6">
    <property name="geometry">
     <rect>
      <x>950</x>
      <y>530</y>
      <width>41</width>
      <height>41</height>
     </rect>
    </property>
    <property name="text">
     <string>6</string>
    </property>
   </widget>
   <widget class="QPushButton" name="elevator_3_floor_7">
    <property name="geometry">
     <rect>
      <x>1010</x>
      <y>530</y>
      <width>41</width>
      <height>41</height>
     </rect>
    </property>
    <property name="text">
     <string>7</string>
    </property>
   </widget>
   <widget class="Line" name="line_10">
    <property name="geometry">
     <rect>
      <x>1170</x>
      <y>0</y>
      <width>20</width>
      <height>781</height>
     </rect>
    </property>
    <property name="orientation">
     <enum>Qt::Orientation::Vertical</enum>
    </property>
   </widget>
   <widget class="QPushButton" name="emergency">
    <property name="geometry">
     <rect>
      <x>1210</x>
      <y>50</y>
      <width>83</width>
      <height>31</height>
     </rect>
    </property>
    <property name="text">
     <string>Emergency</string>
    </property>
   </widget>
   <widget class="QPushButton" name="fire">
    <property name="geometry">
     <rect>
      <x>1210</x>
      <y>100</y>
      <width>83</width>
      <height>31</height>
     </rect>
    </property>
    <property name="text">
     <string>Fire</string>
    </property>
   </widget>
   <widget class="QPushButton" name="power_out">
    <property name="geometry">
     <rect>
      <x>1210</x>
      <y>150</y>
      <width>83</width>
      <height>31</height>
     </rect>
    </property>
    <property name="text">
     <string>Power Out</string>
    </property>
   </widget>
   <widget class="QPushButton" name="debug_button">
    <property name="geometry">
     <rect>
      <x>1210</x>
      <y>200</y>
      <width>83</width>
      <height>25</height>
     </rect>
    </property>
    <property name="text">
     <string>debug</string>
    </property>
   </widget>
   <widget class="QPushButton" name="building_safty_reply_button_1">
    <property name="geometry">
     <rect>
      <x>330</x>
      <y>700</y>
      <width>141</width>
      <height>71</height>
     </rect>
    </property>
    <property name="text">
     <string>Building Safty Reply</string>
    </property>
   </widget>
   <widget class="QPushButton" name="building_safty_reply_button_2">
    <property name="geometry">
     <rect>
      <x>670</x>
      <y>700</y>
      <width>141</width>
      <height>71</height>
     </rect>
    </property>
    <property name="text">
     <string>Building Safty Reply</string>
    </property>
   </widget>
   <widget class="QPushButton" name="building_safty_reply_button_3">
    <property name="geometry">
     <rect>
      <x>1010</x>
      <y>700</y>
      <width>141</width>
      <height>71</height>
     </rect>
    </property>
    <property name="text">
     <string>Building Safty Reply</string>
    </property>
   </widget>
   <widget class="QPushButton" name="stop_overweight_3">
    <property name="geometry">
     <rect>
      <x>1070</x>
      <y>230</y>
      <width>101</width>
      <height>31</height>
     </rect>
    </property>
    <property name="text">
     <string>normal weight</string>
    </property>
   </widget>
   <widget class="QPushButton" name="stop_overweight_2">
    <property name="geometry">
     <rect>
      <x>730</x>
      <y>230</y>
      <width>101</width>
      <height>31</height>
     </rect>
    </property>
    <property name="text">
     <string>normal weight</string>
    </property>
   </widget>
   <widget class="QPushButton" name="stop_overweight_1">
    <property name="geometry">
     <rect>
      <x>390</x>
      <y>230</y>
      <width>101</width>
      <height>31</height>
     </rect>
    </property>
    <property name="text">
     <string>normal weight</string>
    </property>
   </widget>
   <widget class="QPushButton" name="debug_button_2">
    <property name="geometry">
     <rect>
      <x>1210</x>
      <y>240</y>
      <width>83</width>
      <height>25</height>
     </rect>
    </property>
    <property name="text">
     <string>debug 2</string>
    </property>
   </widget>
   <widget class="QPushButton" name="debug_button_3">
    <property name="geometry">
     <rect>
      <x>1210</x>
      <y>280</y>
      <width>83</width>
      <height>25</height>
     </rect>
    </property>
    <property name="text">
     <string>debug 3</string>
    </property>
   </widget>
  </widget>
  <widget class="QMenuBar" name="menubar">
   <property name="geometry">
    <rect>
     <x>0</x>
     <y>0</y>
     <width>1327</width>
     <height>27</height>
    </rect>
   </property>
  </widget>
  <widget class="QStatusBar" name="statusbar"/>
 </widget>
 <resources/>
 <connections/>
</ui>
